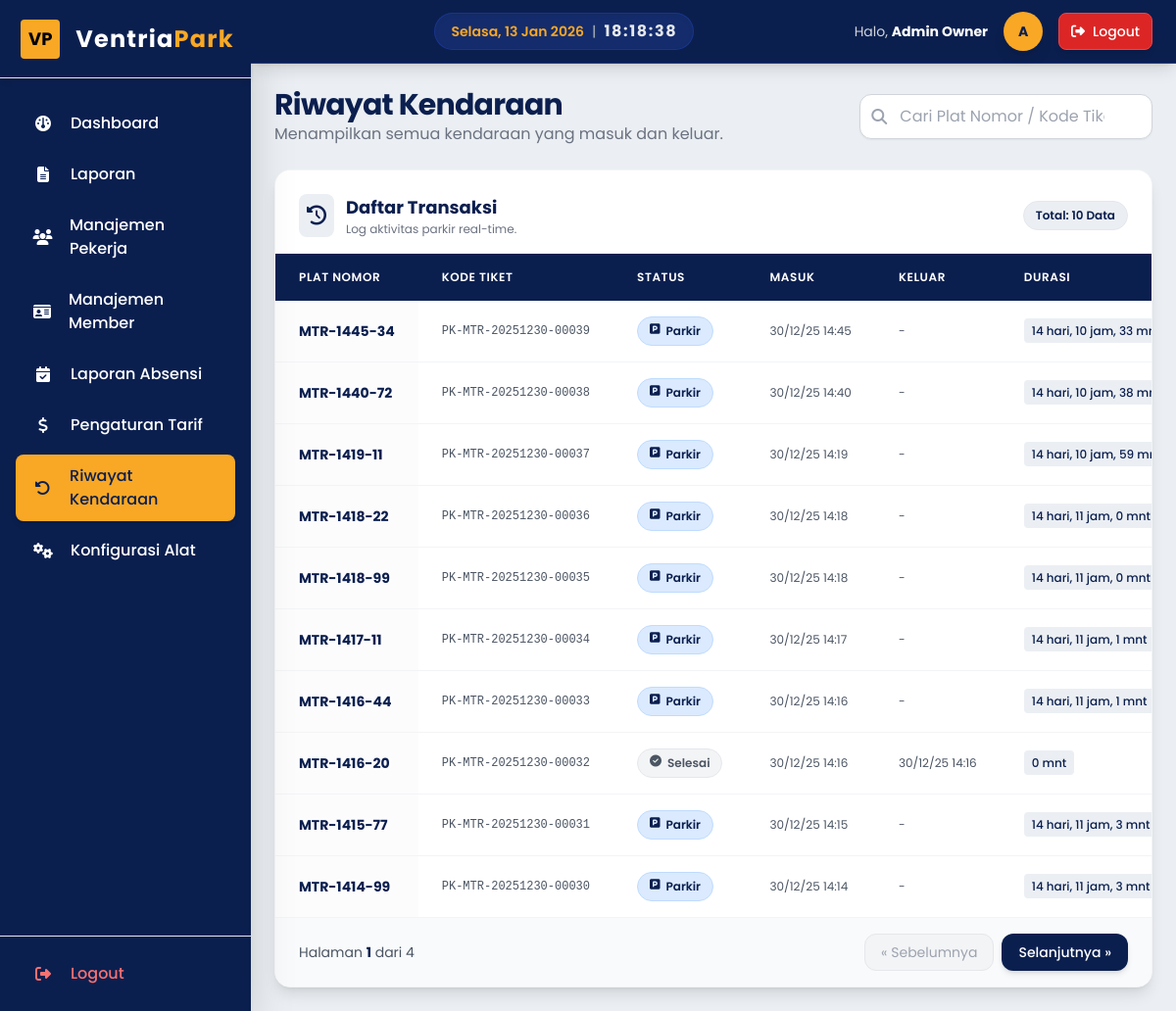
The app's page /pages/owner/riwayat_kendaraan.php (signed in) with its own data.
### tables this page shows
CREATE TABLE `transaksi_parkir` (
  `id` int(11) NOT NULL,
  `id_kendaraan` int(11) NOT NULL,
  `kode_barcode` varchar(50) NOT NULL,
  `waktu_masuk` datetime NOT NULL,
  `waktu_keluar` datetime DEFAULT NULL,
  `biaya` decimal(10,2) DEFAULT NULL,
  `status` enum('masuk','keluar') NOT NULL DEFAULT 'masuk',
  `foto_masuk` varchar(255) DEFAULT NULL,
  `foto_keluar` varchar(255) DEFAULT NULL,
  `id_petugas_masuk` int(11) NOT NULL,
  `id_petugas_keluar` int(11) DEFAULT NULL,
  `created_at` datetime DEFAULT current_timestamp()
);

CREATE TABLE `kendaraan` (
  `id` int(11) NOT NULL,
  `plat_nomor` varchar(20) NOT NULL,
  `jenis` enum('mobil','motor') NOT NULL,
  `foto` varchar(255) DEFAULT NULL,
  `created_at` datetime DEFAULT current_timestamp()
);

### pages/owner/riwayat_kendaraan.php (the view, shortened to what this page needs)
<?php
require_once '../../core/init.php';
$limit = 10;
$page = (int)($_GET['page'] ?? 1);
$offset = ($page - 1) * $limit;
$search_term = $_GET['search'] ?? '';
$search_param = "%" . $search_term . "%";
$where_clause = "";
$transaksi_list = [];
$query_data = "SELECT
                    t.id, t.kode_barcode, t.waktu_masuk, t.waktu_keluar, t.status, t.biaya,
                    k.plat_nomor, k.jenis
               FROM transaksi_parkir t
               JOIN kendaraan k ON t.id_kendaraan = k.id
               $where_clause
               ORDER BY t.waktu_masuk DESC
               LIMIT ? OFFSET ?";
$stmt_data = $db->prepare($query_data);
if (!empty($search_term)) {
    $stmt_data->bind_param("ssii", $search_param, $search_param, $limit, $offset);
} else {
    $stmt_data->bind_param("ii", $limit, $offset);
}
$stmt_data->execute();
$result_data = $stmt_data->get_result();
while ($row = $result_data->fetch_assoc()) {
    $transaksi_list[] = $row;
}
$query_total = "SELECT COUNT(t.id) AS total
                FROM transaksi_parkir t
                JOIN kendaraan k ON t.id_kendaraan = k.id
                $where_clause";
$stmt_total = $db->prepare($query_total);
$stmt_total->execute();
$total_data = $stmt_total->get_result()->fetch_assoc()['total'];
$total_pages = ceil($total_data / $limit);
function formatDurasi($waktu_masuk_dt, $waktu_referensi_dt) {
    $durasi = $waktu_referensi_dt->diff($waktu_masuk_dt);
    $format = '';
    if ($durasi->d > 0) $format .= $durasi->d . ' hari, ';
    if ($durasi->h > 0) $format .= $durasi->h . ' jam, ';
    $format .= $durasi->i . ' mnt';
    return $format;
}
?>
<?php require_once '../../templates/header_app.php';  ?>
<?php require_once '../../templates/sidebar.php';  ?>
<div class="flex-1 flex flex-col overflow-hidden">
    <?php require_once '../../templates/navbar_app.php';  ?>
    <main class="flex-1 overflow-x-hidden overflow-y-auto bg-secondary p-6">
        <div class="container mx-auto max-w-7xl">
            <div class="flex flex-col md:flex-row justify-between items-center mb-6 gap-4">
                <div>
                    <h2 class="text-2xl md:text-3xl font-bold text-primary tracking-tight">Riwayat Kendaraan</h2>
                    <p class="text-gray-500">Menampilkan semua kendaraan yang masuk dan keluar.</p>
                </div>
                <form action="riwayat_kendaraan.php" method="GET" class="w-full md:w-1/3">
                    <div class="relative group">
                        <i class="fas fa-search absolute left-3 top-1/2 -translate-y-1/2 text-gray-400 group-focus-within:text-primary transition duration-200"></i>
                        <input
                            type="text"
                            name="search"
                            class="w-full pl-10 pr-12 py-2.5 rounded-xl border border-gray-300 focus:ring-2 focus:ring-primary focus:border-primary transition text-gray-800 placeholder-gray-400 shadow-sm"
                            placeholder="Cari Plat Nomor / Kode Tiket..."
                            value="<?php echo htmlspecialchars($search_term); ?>"
                        />
                    </div>
                </form>
            </div>
            <div class="bg-white rounded-2xl shadow-lg border border-gray-100 overflow-hidden">
                <div class="p-6 pb-4 flex items-center justify-between bg-white border-b border-gray-50">
                    <div class="flex items-center gap-3">
                        <div class="bg-secondary p-2 rounded-lg text-primary">
                            <i class="fas fa-history text-xl"></i>
                        </div>
                        <div>
                            <h3 class="text-lg font-bold text-primary">Daftar Transaksi</h3>
                            <p class="text-xs text-gray-500">Log aktivitas parkir real-time.</p>
                        </div>
                    </div>
                    <div class="hidden md:flex items-center gap-2 text-xs">
                        <span class="px-3 py-1.5 rounded-full bg-secondary text-primary font-semibold border border-gray-200">
                            Total: <?php echo !empty($transaksi_list) ? count($transaksi_list) : 0; ?> Data
                        </span>
                    </div>
                </div>
                <div class="overflow-x-auto">
                    <table class="min-w-full text-sm">
                        <thead class="bg-primary text-white sticky top-0 z-10">
                            <tr class="text-left">
                                <th class="px-6 py-4 font-semibold uppercase tracking-wider text-xs">Plat Nomor</th>
                                <th class="px-6 py-4 font-semibold uppercase tracking-wider text-xs">Kode Tiket</th>
                                <th class="px-6 py-4 font-semibold uppercase tracking-wider text-xs">Status</th>
                                <th class="px-6 py-4 font-semibold uppercase tracking-wider text-xs">Masuk</th>
                                <th class="px-6 py-4 font-semibold uppercase tracking-wider text-xs">Keluar</th>
                                <th class="px-6 py-4 font-semibold uppercase tracking-wider text-xs">Durasi</th>
                            </tr>
                        </thead>
                        <tbody class="divide-y divide-gray-100">
                            <?php if (empty($transaksi_list)): ?>
                                <tr>
                                    <td colspan="8" class="px-6 py-12 text-center text-gray-500 bg-gray-50">
                                        <div class="flex flex-col items-center justify-center">
                                            <i class="fas fa-clipboard-list text-4xl text-gray-300 mb-3"></i>
                                            <p><?php echo !empty($search_term) ? 'Data tidak ditemukan untuk pencarian tersebut.' : 'Belum ada data transaksi.'; ?></p>
                                        </div>
                                    </td>
                                </tr>
                            <?php else: ?>
                                <?php foreach ($transaksi_list as $trx): ?>
                                    <?php
                                    $waktu_masuk_dt = new DateTime($trx['waktu_masuk']);
                                    $durasi_format = '';
                                    if ($trx['status'] == 'masuk') {
                                        $waktu_referensi_dt = new DateTime();
                                        $durasi_format = formatDurasi($waktu_masuk_dt, $waktu_referensi_dt);
                                    } else {
                                        $waktu_referensi_dt = new DateTime($trx['waktu_keluar']);
                                        $durasi_format = formatDurasi($waktu_masuk_dt, $waktu_referensi_dt);
                                    }
                                    ?>
                                    <tr class="hover:bg-blue-50 transition duration-150">
                                        <td class="px-6 py-4 whitespace-nowrap font-bold text-primary bg-gray-50/50">
                                            <?php echo htmlspecialchars($trx['plat_nomor']); ?>
                                        </td>
                                        <td class="px-6 py-4 whitespace-nowrap text-gray-600 font-mono text-xs">
                                            <?php echo htmlspecialchars($trx['kode_barcode']); ?>
                                        </td>
                                        <td class="px-6 py-4 whitespace-nowrap">
                                            <?php if ($trx['status'] == 'masuk'): ?>
                                                <span class="px-3 py-1 inline-flex text-xs leading-5 font-semibold rounded-full bg-blue-100 text-primary border border-blue-200">
                                                    <i class="fas fa-parking mr-1.5 mt-0.5"></i> Parkir
                                                </span>
                                            <?php else: ?>
                                                <span class="px-3 py-1 inline-flex text-xs leading-5 font-semibold rounded-full bg-gray-100 text-gray-600 border border-gray-200">
                                                    <i class="fas fa-check-circle mr-1.5 mt-0.5"></i> Selesai
                                                </span>
                                            <?php endif; ?>
                                        </td>
                                        <td class="px-6 py-4 whitespace-nowrap text-gray-600 text-xs">
                                            <?php echo date('d/m/y H:i', strtotime($trx['waktu_masuk'])); ?>
                                        </td>
                                        <td class="px-6 py-4 whitespace-nowrap text-gray-600 text-xs">
                                            <?php echo ($trx['waktu_keluar']) ? date('d/m/y H:i', strtotime($trx['waktu_keluar'])) : '-'; ?>
                                        </td>
                                        <td class="px-6 py-4 whitespace-nowrap text-gray-600 text-xs">
                                            <span class="bg-secondary px-2 py-1 rounded text-primary font-medium">
                                                <?php echo $durasi_format; ?>
                                            </span>
                                        </td>
                                    </tr>
                                <?php endforeach; ?>
                            <?php endif; ?>
                        </tbody>
                    </table>
                </div>
                <?php if ($total_pages > 1): ?>
                    <div class="px-6 py-4 border-t border-gray-100 flex flex-col sm:flex-row sm:items-center sm:justify-between gap-3 bg-gray-50">
                        <span class="text-sm text-gray-600">
                            Halaman <span class="font-bold text-primary"><?php echo $page; ?></span> dari <?php echo $total_pages; ?>
                        </span>
                        <div class="flex gap-2">
                            <?php if ($page > 1): ?>
                                <a href="?page=<?php echo $page - 1; ?>&search=<?php echo urlencode($search_term); ?>"
                                   class="px-4 py-2 text-sm text-primary bg-white hover:bg-secondary border border-gray-200 rounded-xl transition shadow-sm font-medium">
                                    &laquo; Sebelumnya
                                </a>
                            <?php else: ?>
                                <span class="px-4 py-2 text-sm text-gray-400 bg-gray-100 border border-gray-200 rounded-xl cursor-not-allowed">
                                    &laquo; Sebelumnya
                                </span>
                            <?php endif; ?>
                            <?php if ($page < $total_pages): ?>
                                <a href="?page=<?php echo $page + 1; ?>&search=<?php echo urlencode($search_term); ?>"
                                   class="px-4 py-2 text-sm text-white bg-primary hover:bg-blue-900 border border-transparent rounded-xl transition shadow-md font-medium">
                                    Selanjutnya &raquo;
                                </a>
                            <?php else: ?>
                                <span class="px-4 py-2 text-sm text-gray-400 bg-gray-100 border border-gray-200 rounded-xl cursor-not-allowed">
                                    Selanjutnya &raquo;
                                </span>
                            <?php endif; ?>
                        </div>
                    </div>
                <?php endif; ?>
            </div>
        </div>
    </main>
</div>
<?php require_once '../../templates/footer_app.php';  ?>

### records on screen
transaksi_parkir: id_kendaraan.plat_nomor "MTR-1445-34", kode_barcode "PK-MTR-20251230-00039", status "masuk" (drawn), waktu_masuk "30/12/25 14:45", waktu_masuk "14 hari, 10 jam, 33…"
transaksi_parkir: id_kendaraan.plat_nomor "MTR-1440-72", kode_barcode "PK-MTR-20251230-00038", status "masuk" (drawn), waktu_masuk "30/12/25 14:40", waktu_masuk "14 hari, 10 jam, 38…"
transaksi_parkir: id_kendaraan.plat_nomor "MTR-1419-11", kode_barcode "PK-MTR-20251230-00037", status "masuk" (drawn), waktu_masuk "30/12/25 14:19", waktu_masuk "14 hari, 10 jam, 59…"
transaksi_parkir: id_kendaraan.plat_nomor "MTR-1418-22", kode_barcode "PK-MTR-20251230-00036", status "masuk" (drawn), waktu_masuk "30/12/25 14:18", waktu_masuk "14 hari, 11 jam, 0 mnt"
transaksi_parkir: id_kendaraan.plat_nomor "MTR-1418-99", kode_barcode "PK-MTR-20251230-00035", status "masuk" (drawn), waktu_masuk "30/12/25 14:18", waktu_masuk "14 hari, 11 jam, 0 mnt"
transaksi_parkir: id_kendaraan.plat_nomor "MTR-1417-11", kode_barcode "PK-MTR-20251230-00034", status "masuk" (drawn), waktu_masuk "30/12/25 14:17", waktu_masuk "14 hari, 11 jam, 1 mnt"
transaksi_parkir: id_kendaraan.plat_nomor "MTR-1416-44", kode_barcode "PK-MTR-20251230-00033", status "masuk" (drawn), waktu_masuk "30/12/25 14:16", waktu_masuk "14 hari, 11 jam, 1 mnt"
transaksi_parkir: id_kendaraan.plat_nomor "MTR-1416-20", kode_barcode "PK-MTR-20251230-00032", status "keluar" (drawn), waktu_masuk "30/12/25 14:16", waktu_keluar "30/12/25 14:16", durasi_format "0 mnt"
transaksi_parkir: id_kendaraan.plat_nomor "MTR-1415-77", kode_barcode "PK-MTR-20251230-00031", status "masuk" (drawn), waktu_masuk "30/12/25 14:15", waktu_masuk "14 hari, 11 jam, 3 mnt"
transaksi_parkir: id_kendaraan.plat_nomor "MTR-1414-99", kode_barcode "PK-MTR-20251230-00030", status "masuk" (drawn), waktu_masuk "30/12/25 14:14", waktu_masuk "14 hari, 11 jam, 3 mnt"

### other values on screen
$user_nama "Admin Owner"
substr($user_nama, 0, 1) "A"
count($transaksi_list) "10"
$page "1"
$total_pages "4"
